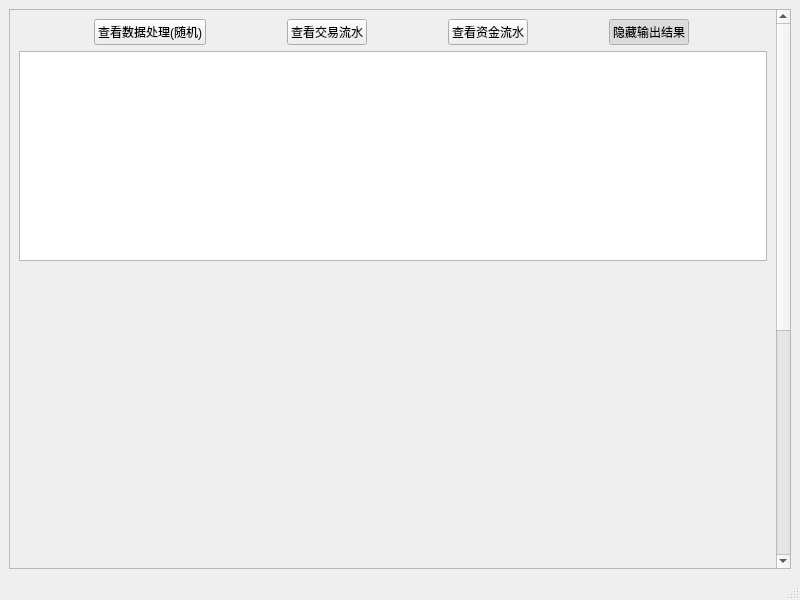
<?xml version="1.0" encoding="UTF-8"?>
<ui version="4.0">
 <class>MainWindow</class>
 <widget class="QMainWindow" name="MainWindow">
  <property name="geometry">
   <rect>
    <x>0</x>
    <y>0</y>
    <width>800</width>
    <height>600</height>
   </rect>
  </property>
  <property name="windowTitle">
   <string>MainWindow</string>
  </property>
  <widget class="QWidget" name="centralwidget">
   <layout class="QVBoxLayout" name="verticalLayout_3">
    <item>
     <widget class="QScrollArea" name="scrollArea">
      <property name="widgetResizable">
       <bool>true</bool>
      </property>
      <widget class="QWidget" name="scrollAreaWidgetContents">
       <property name="geometry">
        <rect>
         <x>0</x>
         <y>0</y>
         <width>763</width>
         <height>967</height>
        </rect>
       </property>
       <layout class="QVBoxLayout" name="verticalLayout_2">
        <item>
         <layout class="QVBoxLayout" name="verticalLayout">
          <item>
           <layout class="QHBoxLayout" name="horizontalLayout_2">
            <item>
             <widget class="QPushButton" name="pushButton_show_dataPre">
              <property name="sizePolicy">
               <sizepolicy hsizetype="Fixed" vsizetype="Fixed">
                <horstretch>0</horstretch>
                <verstretch>0</verstretch>
               </sizepolicy>
              </property>
              <property name="text">
               <string>查看数据处理(随机)</string>
              </property>
             </widget>
            </item>
            <item>
             <widget class="QPushButton" name="pushButton_show_trade_flow">
              <property name="sizePolicy">
               <sizepolicy hsizetype="Fixed" vsizetype="Fixed">
                <horstretch>0</horstretch>
                <verstretch>0</verstretch>
               </sizepolicy>
              </property>
              <property name="text">
               <string>查看交易流水</string>
              </property>
             </widget>
            </item>
            <item>
             <widget class="QPushButton" name="pushButton_show_money_flow">
              <property name="sizePolicy">
               <sizepolicy hsizetype="Fixed" vsizetype="Fixed">
                <horstretch>0</horstretch>
                <verstretch>0</verstretch>
               </sizepolicy>
              </property>
              <property name="text">
               <string>查看资金流水</string>
              </property>
             </widget>
            </item>
            <item>
             <widget class="QPushButton" name="pushButton_hide_output">
              <property name="sizePolicy">
               <sizepolicy hsizetype="Fixed" vsizetype="Fixed">
                <horstretch>0</horstretch>
                <verstretch>0</verstretch>
               </sizepolicy>
              </property>
              <property name="text">
               <string>隐藏输出结果</string>
              </property>
              <property name="checkable">
               <bool>true</bool>
              </property>
              <property name="checked">
               <bool>true</bool>
              </property>
             </widget>
            </item>
           </layout>
          </item>
          <item>
           <widget class="QTableWidget" name="tableWidget">
            <property name="minimumSize">
             <size>
              <width>0</width>
              <height>210</height>
             </size>
            </property>
           </widget>
          </item>
          <item>
           <widget class="MatplotlibWidget" name="matplotlibwidget_static" native="true">
            <property name="minimumSize">
             <size>
              <width>0</width>
              <height>700</height>
             </size>
            </property>
           </widget>
          </item>
         </layout>
        </item>
       </layout>
      </widget>
     </widget>
    </item>
   </layout>
  </widget>
  <widget class="QMenuBar" name="menubar">
   <property name="geometry">
    <rect>
     <x>0</x>
     <y>0</y>
     <width>800</width>
     <height>23</height>
    </rect>
   </property>
  </widget>
  <widget class="QStatusBar" name="statusbar"/>
 </widget>
 <customwidgets>
  <customwidget>
   <class>MatplotlibWidget</class>
   <extends>QWidget</extends>
   <header>MatplotlibWidget</header>
   <container>1</container>
  </customwidget>
 </customwidgets>
 <resources/>
 <connections>
  <connection>
   <sender>pushButton_hide_output</sender>
   <signal>clicked(bool)</signal>
   <receiver>tableWidget</receiver>
   <slot>setVisible(bool)</slot>
   <hints>
    <hint type="sourcelabel">
     <x>647</x>
     <y>55</y>
    </hint>
    <hint type="destinationlabel">
     <x>573</x>
     <y>122</y>
    </hint>
   </hints>
  </connection>
 </connections>
</ui>
